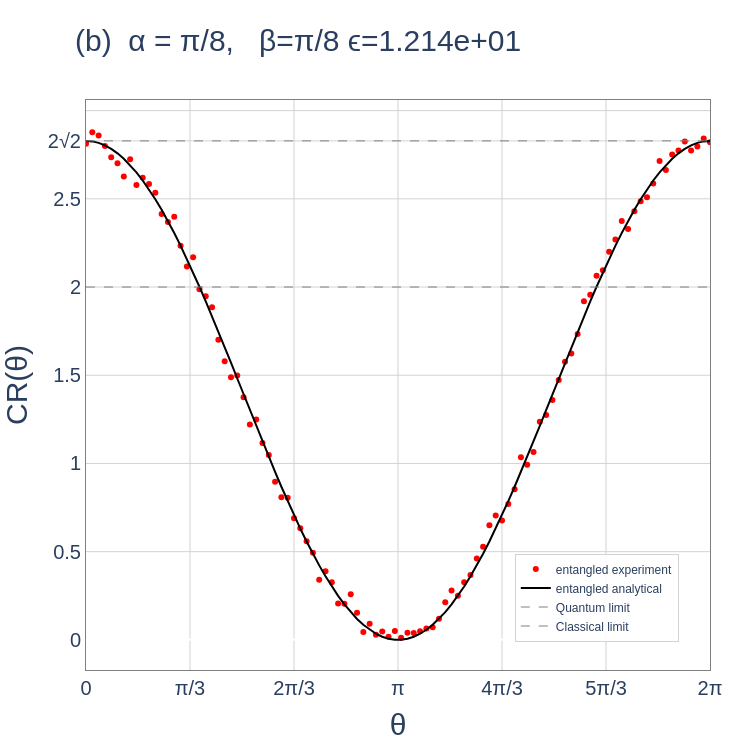

The cell this chart's notebook holds for it:
### Code cell
N_data = 100

# 4. Create the corresponding θ
θ = np.linspace(0, 2 * np.pi, N_data)

# 1. Variables for formatting quantities outside figure
tick_font_size = 20
axes_label_font_size = 30
title_fontsize = 30
font_family = "Arial"

ϵ_val = ϵ(y_pred=analytical_CHSH(theta_FSS=θ,Pt=1.0),y_true=chsh_ent)

fig = go.Figure()

##############         Experimental         ##############
fig.add_trace(go.Scatter(
    x=θ, 
    y=np.abs(chsh_ent), 
    mode='markers', 
    name='entangled experiment',
    line=dict(color='red', width=2)
))
##############         Analytical         ##############
fig.add_trace(go.Scatter(
    x=θ, 
    y=analytical_CHSH(theta_FSS=θ,Pt=1.0), 
    mode='lines', 
    name='entangled analytical',
    line=dict(color='black', width=2)
))
##############         LIMITS         ##############

fig.add_trace(go.Scatter(
    x=θ, 
    y=2*np.sqrt(2)*np.ones(len(θ)), 
    mode='lines', 
    name='Quantum limit',
    line=dict(color='gray', width=1,dash='dash')
))
fig.add_trace(go.Scatter(
    x=θ, 
    y=2*np.ones(len(θ)), 
    mode='lines', 
    name='Classical limit',
    line=dict(color='gray', width=1,dash='dash')
))

##############         LAYOUT         ##############

fig.update_layout(
    xaxis=dict(
        title=dict(
            text='θ',
            font=dict(size=axes_label_font_size, family=font_family)
        ), 
        tickfont=dict(size=tick_font_size, family=font_family),                    
        tickmode='array',
        tickvals=[0, np.pi/3, 2*np.pi/3, np.pi, 4*np.pi/3, 5*np.pi/3, 2*np.pi],
        ticktext=['0', 'π/3', '2π/3', 'π', '4π/3', '5π/3', '2π'],
        range=[0, 2 * np.pi],
        showgrid=True, gridcolor='lightgray',zeroline=True,
        showline=True, linewidth=1, linecolor='gray', mirror=True
    ),
    yaxis=dict(
        title=dict(
            text='CR(θ)',  # Update y-axis label as needed
            font=dict(size=axes_label_font_size, family=font_family)
        ),
        tickfont=dict(size=tick_font_size, family=font_family),
        tickmode='array',
        tickvals=[0,0.5,1,1.5,2,2.5,2*np.sqrt(2),3],
        ticktext=['0', '0.5', '1','1.5','2','2.5','2√2',''],
        showgrid=True, gridcolor='lightgray',
        showline=True, linewidth=1, linecolor='gray', mirror=True
    ),
    title=dict(
        text=f"(b)\t\tα = π/8, \t\tβ=π/8, \t\tϵ={ϵ_val:1.3e}",
        font=dict(size=title_fontsize, family=font_family),
        x=0.1, 
        y=0.96
    ),
    autosize=False,
    width=750,
    height=750,
    plot_bgcolor='white',
        paper_bgcolor='white',
        
        # --- NEW LEGEND POSITIONING ---
    legend=dict(
        font=dict(family=font_family, size=12),
        yanchor="bottom",
        y=0.05,             # 5% from the bottom
        xanchor="right",
        x=0.95,             # 95% to the right
        bgcolor="rgba(255, 255, 255, 0.85)", # Semi-transparent white background
        bordercolor="lightgray",             # Optional border to frame it cleanly
        borderwidth=1
    ),
    margin=dict(l=80, r=40, t=100, b=80) # Added margin so large labels are not cut off
)

# Display the figure
fig.show()

### Figure 1 — Plotly figure (JSON) as saved in the notebook; plotly's stock layout.template omitted (floating-point values rounded to 4 significant figures)
{"data": [{"line": {"color": "red", "width": 2}, "mode": "markers", "name": "entangled experiment", "type": "scatter", "x": [0.0, 0.06347, 0.1269, 0.1904, 0.2539, 0.3173, 0.3808, 0.4443, 0.5077, 0.5712, 0.6347, 0.6981, 0.7616, 0.8251, 0.8885, 0.952, 1.015, 1.079, 1.142, 1.206, 1.269, 1.333, 1.396, 1.46, 1.523, 1.587, 1.65, 1.714, 1.777, 1.841, 1.904, 1.967, 2.031, 2.094, 2.158, 2.221, 2.285, 2.348, 2.412, 2.475, 2.539, 2.602, 2.666, 2.729, 2.793, 2.856, 2.919, 2.983, 3.046, 3.11, 3.173, 3.237, 3.3, 3.364, 3.427, 3.491, 3.554, 3.618, 3.681, 3.745, 3.808, 3.871, 3.935, 3.998, 4.062, 4.125, 4.189, 4.252, 4.316, 4.379, 4.443, 4.506, 4.57, 4.633, 4.697, 4.76, 4.823, 4.887, 4.95, 5.014, 5.077, 5.141, 5.204, 5.268, 5.331, 5.395, 5.458, 5.522, 5.585, 5.649, 5.712, 5.775, 5.839, 5.902, 5.966, 6.029, 6.093, 6.156, 6.22, 6.283], "y": [2.812, 2.877, 2.859, 2.8, 2.735, 2.702, 2.627, 2.724, 2.579, 2.619, 2.585, 2.534, 2.414, 2.368, 2.398, 2.234, 2.116, 2.169, 1.988, 1.948, 1.885, 1.701, 1.579, 1.489, 1.498, 1.376, 1.221, 1.248, 1.116, 1.047, 0.8967, 0.809, 0.8051, 0.6899, 0.6332, 0.5586, 0.4937, 0.3413, 0.3891, 0.3271, 0.2063, 0.205, 0.2579, 0.1543, 0.04515, 0.09206, 0.0288, 0.04688, 0.0182, 0.05069, 0.012, 0.04059, 0.0395, 0.04923, 0.06448, 0.07214, 0.1202, 0.2127, 0.2796, 0.2496, 0.3263, 0.3678, 0.4608, 0.5285, 0.6501, 0.7056, 0.6769, 0.7698, 0.854, 1.035, 0.9928, 1.065, 1.237, 1.275, 1.359, 1.473, 1.576, 1.623, 1.733, 1.92, 1.956, 2.063, 2.095, 2.2, 2.269, 2.374, 2.33, 2.429, 2.486, 2.509, 2.587, 2.714, 2.664, 2.751, 2.774, 2.825, 2.774, 2.797, 2.841, 2.821]}, {"line": {"color": "black", "width": 2}, "mode": "lines", "name": "entangled analytical", "type": "scatter", "x": [0.0, 0.06347, 0.1269, 0.1904, 0.2539, 0.3173, 0.3808, 0.4443, 0.5077, 0.5712, 0.6347, 0.6981, 0.7616, 0.8251, 0.8885, 0.952, 1.015, 1.079, 1.142, 1.206, 1.269, 1.333, 1.396, 1.46, 1.523, 1.587, 1.65, 1.714, 1.777, 1.841, 1.904, 1.967, 2.031, 2.094, 2.158, 2.221, 2.285, 2.348, 2.412, 2.475, 2.539, 2.602, 2.666, 2.729, 2.793, 2.856, 2.919, 2.983, 3.046, 3.11, 3.173, 3.237, 3.3, 3.364, 3.427, 3.491, 3.554, 3.618, 3.681, 3.745, 3.808, 3.871, 3.935, 3.998, 4.062, 4.125, 4.189, 4.252, 4.316, 4.379, 4.443, 4.506, 4.57, 4.633, 4.697, 4.76, 4.823, 4.887, 4.95, 5.014, 5.077, 5.141, 5.204, 5.268, 5.331, 5.395, 5.458, 5.522, 5.585, 5.649, 5.712, 5.775, 5.839, 5.902, 5.966, 6.029, 6.093, 6.156, 6.22, 6.283], "y": [2.828, 2.826, 2.817, 2.803, 2.783, 2.758, 2.727, 2.691, 2.65, 2.604, 2.553, 2.498, 2.438, 2.374, 2.306, 2.235, 2.16, 2.082, 2.002, 1.919, 1.834, 1.748, 1.66, 1.571, 1.482, 1.392, 1.302, 1.213, 1.125, 1.037, 0.9517, 0.8678, 0.7862, 0.7071, 0.6309, 0.5578, 0.4881, 0.4222, 0.3603, 0.3026, 0.2494, 0.2008, 0.1572, 0.1186, 0.08529, 0.05729, 0.03475, 0.01776, 0.006404, 0.000712, 0.000712, 0.006404, 0.01776, 0.03475, 0.05729, 0.08529, 0.1186, 0.1572, 0.2008, 0.2494, 0.3026, 0.3603, 0.4222, 0.4881, 0.5578, 0.6309, 0.7071, 0.7862, 0.8678, 0.9517, 1.037, 1.125, 1.213, 1.302, 1.392, 1.482, 1.571, 1.66, 1.748, 1.834, 1.919, 2.002, 2.082, 2.16, 2.235, 2.306, 2.374, 2.438, 2.498, 2.553, 2.604, 2.65, 2.691, 2.727, 2.758, 2.783, 2.803, 2.817, 2.826, 2.828]}, {"line": {"color": "gray", "dash": "dash", "width": 1}, "mode": "lines", "name": "Quantum limit", "type": "scatter", "x": [0.0, 0.06347, 0.1269, 0.1904, 0.2539, 0.3173, 0.3808, 0.4443, 0.5077, 0.5712, 0.6347, 0.6981, 0.7616, 0.8251, 0.8885, 0.952, 1.015, 1.079, 1.142, 1.206, 1.269, 1.333, 1.396, 1.46, 1.523, 1.587, 1.65, 1.714, 1.777, 1.841, 1.904, 1.967, 2.031, 2.094, 2.158, 2.221, 2.285, 2.348, 2.412, 2.475, 2.539, 2.602, 2.666, 2.729, 2.793, 2.856, 2.919, 2.983, 3.046, 3.11, 3.173, 3.237, 3.3, 3.364, 3.427, 3.491, 3.554, 3.618, 3.681, 3.745, 3.808, 3.871, 3.935, 3.998, 4.062, 4.125, 4.189, 4.252, 4.316, 4.379, 4.443, 4.506, 4.57, 4.633, 4.697, 4.76, 4.823, 4.887, 4.95, 5.014, 5.077, 5.141, 5.204, 5.268, 5.331, 5.395, 5.458, 5.522, 5.585, 5.649, 5.712, 5.775, 5.839, 5.902, 5.966, 6.029, 6.093, 6.156, 6.22, 6.283], "y": [2.828, 2.828, 2.828, 2.828, 2.828, 2.828, 2.828, 2.828, 2.828, 2.828, 2.828, 2.828, 2.828, 2.828, 2.828, 2.828, 2.828, 2.828, 2.828, 2.828, 2.828, 2.828, 2.828, 2.828, 2.828, 2.828, 2.828, 2.828, 2.828, 2.828, 2.828, 2.828, 2.828, 2.828, 2.828, 2.828, 2.828, 2.828, 2.828, 2.828, 2.828, 2.828, 2.828, 2.828, 2.828, 2.828, 2.828, 2.828, 2.828, 2.828, 2.828, 2.828, 2.828, 2.828, 2.828, 2.828, 2.828, 2.828, 2.828, 2.828, 2.828, 2.828, 2.828, 2.828, 2.828, 2.828, 2.828, 2.828, 2.828, 2.828, 2.828, 2.828, 2.828, 2.828, 2.828, 2.828, 2.828, 2.828, 2.828, 2.828, 2.828, 2.828, 2.828, 2.828, 2.828, 2.828, 2.828, 2.828, 2.828, 2.828, 2.828, 2.828, 2.828, 2.828, 2.828, 2.828, 2.828, 2.828, 2.828, 2.828]}, {"line": {"color": "gray", "dash": "dash", "width": 1}, "mode": "lines", "name": "Classical limit", "type": "scatter", "x": [0.0, 0.06347, 0.1269, 0.1904, 0.2539, 0.3173, 0.3808, 0.4443, 0.5077, 0.5712, 0.6347, 0.6981, 0.7616, 0.8251, 0.8885, 0.952, 1.015, 1.079, 1.142, 1.206, 1.269, 1.333, 1.396, 1.46, 1.523, 1.587, 1.65, 1.714, 1.777, 1.841, 1.904, 1.967, 2.031, 2.094, 2.158, 2.221, 2.285, 2.348, 2.412, 2.475, 2.539, 2.602, 2.666, 2.729, 2.793, 2.856, 2.919, 2.983, 3.046, 3.11, 3.173, 3.237, 3.3, 3.364, 3.427, 3.491, 3.554, 3.618, 3.681, 3.745, 3.808, 3.871, 3.935, 3.998, 4.062, 4.125, 4.189, 4.252, 4.316, 4.379, 4.443, 4.506, 4.57, 4.633, 4.697, 4.76, 4.823, 4.887, 4.95, 5.014, 5.077, 5.141, 5.204, 5.268, 5.331, 5.395, 5.458, 5.522, 5.585, 5.649, 5.712, 5.775, 5.839, 5.902, 5.966, 6.029, 6.093, 6.156, 6.22, 6.283], "y": [2.0, 2.0, 2.0, 2.0, 2.0, 2.0, 2.0, 2.0, 2.0, 2.0, 2.0, 2.0, 2.0, 2.0, 2.0, 2.0, 2.0, 2.0, 2.0, 2.0, 2.0, 2.0, 2.0, 2.0, 2.0, 2.0, 2.0, 2.0, 2.0, 2.0, 2.0, 2.0, 2.0, 2.0, 2.0, 2.0, 2.0, 2.0, 2.0, 2.0, 2.0, 2.0, 2.0, 2.0, 2.0, 2.0, 2.0, 2.0, 2.0, 2.0, 2.0, 2.0, 2.0, 2.0, 2.0, 2.0, 2.0, 2.0, 2.0, 2.0, 2.0, 2.0, 2.0, 2.0, 2.0, 2.0, 2.0, 2.0, 2.0, 2.0, 2.0, 2.0, 2.0, 2.0, 2.0, 2.0, 2.0, 2.0, 2.0, 2.0, 2.0, 2.0, 2.0, 2.0, 2.0, 2.0, 2.0, 2.0, 2.0, 2.0, 2.0, 2.0, 2.0, 2.0, 2.0, 2.0, 2.0, 2.0, 2.0, 2.0]}], "layout": {"autosize": false, "height": 750, "legend": {"bgcolor": "rgba(255, 255, 255, 0.85)", "bordercolor": "lightgray", "borderwidth": 1, "font": {"family": "Arial", "size": 12}, "x": 0.95, "xanchor": "right", "y": 0.05, "yanchor": "bottom"}, "margin": {"b": 80, "l": 80, "r": 40, "t": 100}, "paper_bgcolor": "white", "plot_bgcolor": "white", "title": {"font": {"family": "Arial", "size": 30}, "text": "(b)\t\tα = π/8, \t\tβ=π/8 ϵ=1.214e+01", "x": 0.1, "y": 0.96}, "width": 750, "xaxis": {"gridcolor": "lightgray", "linecolor": "gray", "linewidth": 1, "mirror": true, "range": [0, 6.283], "showgrid": true, "showline": true, "tickfont": {"family": "Arial", "size": 20}, "tickmode": "array", "ticktext": ["0", "π/3", "2π/3", "π", "4π/3", "5π/3", "2π"], "tickvals": [0, 1.047, 2.094, 3.142, 4.189, 5.236, 6.283], "title": {"font": {"family": "Arial", "size": 30}, "text": "θ"}, "zeroline": true}, "yaxis": {"gridcolor": "lightgray", "linecolor": "gray", "linewidth": 1, "mirror": true, "showgrid": true, "showline": true, "tickfont": {"family": "Arial", "size": 20}, "tickmode": "array", "ticktext": ["0", "0.5", "1", "1.5", "2", "2.5", "2√2", ""], "tickvals": [0, 0.5, 1, 1.5, 2, 2.5, 2.828, 3], "title": {"font": {"family": "Arial", "size": 30}, "text": "CR(θ)"}}}}
